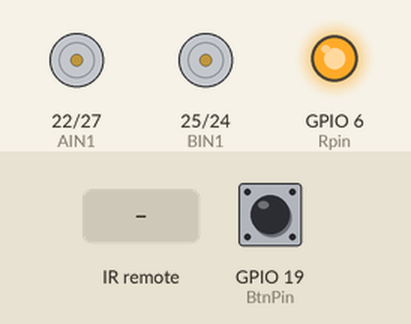
This program was run on a simulated Raspberry Pi (BCM pin numbers). Parts: motor-driver pin pairs drawn as motors (green arrow = first pin HIGH = forward, orange = second pin HIGH = backward, longer = more drive, scaled by the enable pin), output pins drawn as LEDs (lit = HIGH). The inputs (shaded band) are chosen by the test bench; at power-on: GPIO 19 (BtnPin) HIGH.

Above: at 5.0 s.
5.1 s: GPIO 19 (BtnPin) pulled LOW for 0.15 s
At 5.5 s:
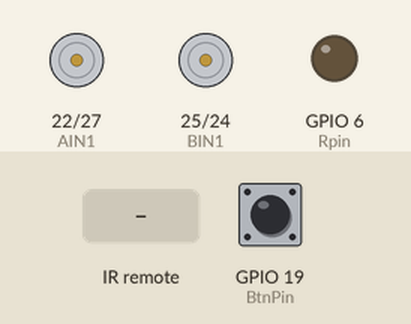
6.7 s: remote-control key "KEY_CHANNEL" pressed
At 7.9 s:
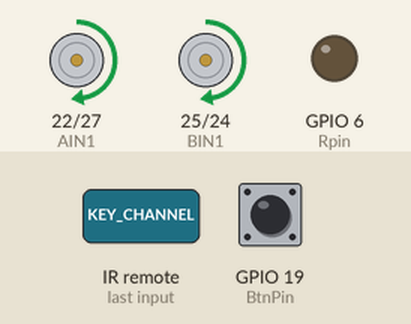
8.2 s: remote-control key "KEY_PREVIOUS" pressed
At 9.1 s:
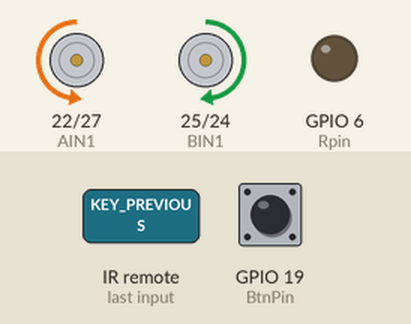
9.7 s: remote-control key "KEY_PLAYPAUSE" pressed
At 10.3 s:
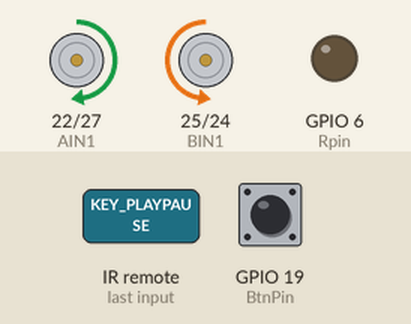
11.2 s: remote-control key "KEY_VOLUMEUP" pressed
At 12.6 s:
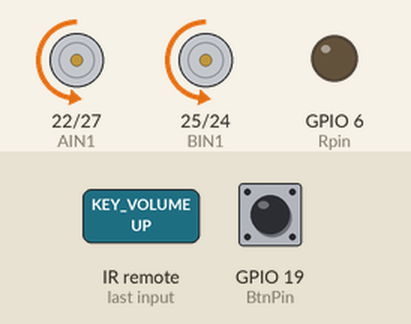
Timing chart, 0 to 13.7 s (numbered marks = the images above; inputs shaded):
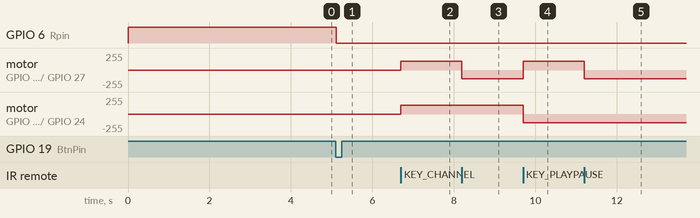

The program:

ir_control_python2.py
```python
# -*- coding: UTF-8 -*-
#!/usr/bin/python
import time

import pylirc
import RPi.GPIO as GPIO


PWMA = 18
AIN1 = 22
AIN2 = 27

PWMB = 23
BIN1 = 25
BIN2 = 24

BtnPin = 19
Gpin = 5
Rpin = 6

blocking = 0


def t_up(speed,t_time):
    """前进"""
    L_Motor.ChangeDutyCycle(speed)
    GPIO.output(AIN2, False)
    GPIO.output(AIN1, True)                     # 左前

    R_Motor.ChangeDutyCycle(speed)
    GPIO.output(BIN2, False)
    GPIO.output(BIN1, True)                     # 右前
    time.sleep(t_time)


def t_down(speed,t_time):
    """后退"""
    L_Motor.ChangeDutyCycle(speed)
    GPIO.output(AIN2, True)                     # 左后
    GPIO.output(AIN1, False)

    R_Motor.ChangeDutyCycle(speed)
    GPIO.output(BIN2, True)                     # 右后
    GPIO.output(BIN1, False)
    time.sleep(t_time)


def t_left(speed,t_time):
    """原地左转"""
    L_Motor.ChangeDutyCycle(speed)
    GPIO.output(AIN2, True)                     # 左后
    GPIO.output(AIN1, False)

    R_Motor.ChangeDutyCycle(speed)
    GPIO.output(BIN2, False)
    GPIO.output(BIN1, True)                     # 右前
    time.sleep(t_time)


def t_right(speed,t_time):
    """原地右转"""
    L_Motor.ChangeDutyCycle(speed)
    GPIO.output(AIN2, False)
    GPIO.output(AIN1, True)                     # 左前

    R_Motor.ChangeDutyCycle(speed)
    GPIO.output(BIN2, True)                     # 右后
    GPIO.output(BIN1, False)
    time.sleep(t_time)


def t_stop(t_time):
    """停止"""
    L_Motor.ChangeDutyCycle(0)
    GPIO.output(AIN2, False)
    GPIO.output(AIN1, False)

    R_Motor.ChangeDutyCycle(0)
    GPIO.output(BIN2, False)
    GPIO.output(BIN1, False)
    time.sleep(t_time)


def keyscan():
    """按键开关"""
    while not GPIO.input(BtnPin):                          # 监听BtnPin是否为低电平
        pass
    while GPIO.input(BtnPin):                              # 监听BtnPin是否为高电平，低->高，按键按下，程序往下执行
        time.sleep(0.01)
        val = GPIO.input(BtnPin)
        if val:
            GPIO.output(Rpin, 1)
            while not GPIO.input(BtnPin):
                GPIO.output(Rpin, 0)
        else:
            GPIO.output(Rpin, 0)


def setup():
    """初始化"""
    GPIO.setwarnings(False)                                # 忽略警告
    GPIO.setmode(GPIO.BCM)                                 # 设置编号方式

    GPIO.setup(Rpin, GPIO.OUT)                             # 将红色LED引脚模式设置为输出
    GPIO.setup(BtnPin, GPIO.IN, pull_up_down=GPIO.PUD_UP)  # 设置BtnPin的模式输入，并上拉至高电平（4.3V）

    GPIO.setup(AIN2, GPIO.OUT)                             # 设置为输出模式
    GPIO.setup(AIN1, GPIO.OUT)
    GPIO.setup(PWMA, GPIO.OUT)

    GPIO.setup(BIN1, GPIO.OUT)
    GPIO.setup(BIN2, GPIO.OUT)
    GPIO.setup(PWMB, GPIO.OUT)

    global L_Motor                                         # 设置全局变量
    L_Motor = GPIO.PWM(PWMA, 100)                          # 初始化一个频率为100Hz的PWM实例
    L_Motor.start(0)                                       # 启用PWM

    global R_Motor
    R_Motor = GPIO.PWM(PWMB, 100)
    R_Motor.start(0)


def destroy():
    """释放资源"""
    pylirc.exit()
    L_Motor.stop()                                         # 停止PWM实例
    R_Motor.stop()
    GPIO.cleanup()                                         # 释放引脚


def ir(config):
    """键值匹配查询"""
    if config == 'KEY_CHANNEL':
        t_up(50,0)
        # print 't_up'
    elif config == 'KEY_NEXT':
        t_stop(0)
        # print 't_stop'
    elif config == 'KEY_PREVIOUS':
        t_left(50,0)
        # print 't_left'
    elif config == 'KEY_PLAYPAUSE':
        t_right(50,0)
        # print 't_right'
    elif config == 'KEY_VOLUMEUP':
        t_down(50,0)
        # print 't_down'


def loop():
    """主循环"""
    while True:
        s = pylirc.nextcode(1)
        while s:                                            # 读取红外键值
            for (code) in s:
                # print 'Command: ', code["config"]
                ir(code["config"])                          # 查询文件
            if not blocking:
                s = pylirc.nextcode(1)
            else:
                s = []


if __name__ == "__main__":                                  # 程序入口
    setup()
    keyscan()
    pylirc.init("pylirc", "./conf", blocking)               # 初始化配置文件
    try:
        loop()
    except KeyboardInterrupt:                               # 使用“ Ctrl + C”快捷键终止程序
        destroy()
```

Measured:
- after the input at 5.1 s, GPIO 6 (Rpin): HIGH → LOW at once
- after the input at 6.7 s, motor on GPIO 22 (AIN1) / GPIO 27 (AIN2), motor on GPIO 25 (BIN1) / GPIO 24 (BIN2): stopped → forward 128/255 at once
- after the input at 8.2 s, motor on GPIO 22 (AIN1) / GPIO 27 (AIN2): forward 128/255 → backward 128/255 at once
- after the input at 9.7 s, motor on GPIO 22 (AIN1) / GPIO 27 (AIN2): backward 128/255 → forward 128/255 at once; motor on GPIO 25 (BIN1) / GPIO 24 (BIN2): forward 128/255 → backward 128/255 at once
- after the input at 11.2 s, motor on GPIO 22 (AIN1) / GPIO 27 (AIN2): forward 128/255 → backward 128/255 at once
